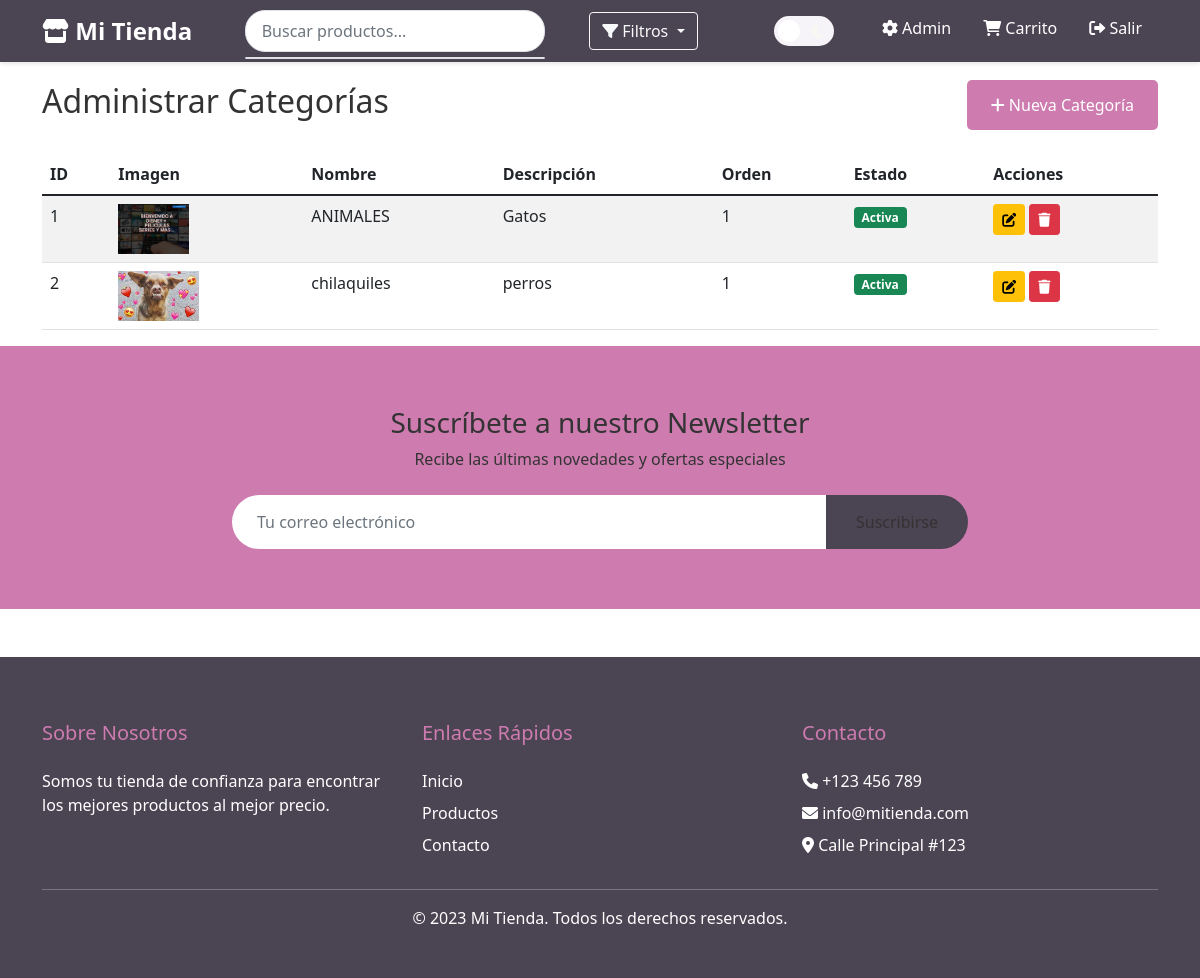
Page /admin/categories (signed in) on the committed database.
### models.py (models this page shows)
class Category(db.Model):
    __tablename__ = 'category'
    id = db.Column(db.Integer, primary_key=True)
    name = db.Column(db.String(100), nullable=False)
    image = db.Column(db.String(255))
    description = db.Column(db.Text)
    order = db.Column(db.Integer, default=0)  # Para ordenar las categorías
    is_active = db.Column(db.Boolean, default=True)

### app.py (the view)
@app.route('/admin/categories')
@login_required
def admin_categories():
    if not session.get('is_admin'):
        return redirect(url_for('index'))
    categories = Category.query.order_by(Category.order).all()
    return render_template('admin_categories.html', categories=categories)

### app.py (called while the page is built)
def login_required(f):
    @wraps(f)
    def decorated_function(*args, **kwargs):
        if 'user_id' not in session:
            flash('Por favor inicia sesión para acceder a esta página')
            return redirect(url_for('login'))
        return f(*args, **kwargs)
    return decorated_function

### templates/admin_categories.html (shortened to what this page needs)
{% extends 'base.html' %}
{% block content %}
<div class="container mt-4">
    <div class="d-flex justify-content-between align-items-center mb-4">
        <h2>Administrar Categorías</h2>
        <a href="{{ url_for('add_category') }}" class="btn btn-primary">
            <i class="fas fa-plus"></i> Nueva Categoría
        </a>
    </div>
    <div class="table-responsive">
        <table class="table table-striped">
            <thead>
                <tr>
                    <th>ID</th>
                    <th>Imagen</th>
                    <th>Nombre</th>
                    <th>Descripción</th>
                    <th>Orden</th>
                    <th>Estado</th>
                    <th>Acciones</th>
                </tr>
            </thead>
            <tbody>
                {% for category in categories %}
                <tr>
                    <td>{{ category.id }}</td>
                    <td>
                        {% if category.image %}
                            <img src="{{ url_for('static', filename='categories/' + category.image) }}"
                                 alt="{{ category.name }}" style="height: 50px;">
                        {% else %}
                            <span class="text-muted">Sin imagen</span>
                        {% endif %}
                    </td>
                    <td>{{ category.name }}</td>
                    <td>{{ category.description[:50] }}{% if category.description|length > 50 %}...{% endif %}</td>
                    <td>{{ category.order }}</td>
                    <td>
                        {% if category.is_active %}
                            <span class="badge bg-success">Activa</span>
                        {% else %}
                            <span class="badge bg-danger">Inactiva</span>
                        {% endif %}
                    </td>
                    <td>
                        <a href="{{ url_for('edit_category', id=category.id) }}"
                           class="btn btn-sm btn-warning">
                            <i class="fas fa-edit"></i>
                        </a>
                        <form action="{{ url_for('delete_category', id=category.id) }}"
                              method="POST" style="display: inline;">
                            <button type="submit" class="btn btn-sm btn-danger"
                                    onclick="return confirm('¿Estás seguro de eliminar esta categoría?')">
                                <i class="fas fa-trash"></i>
                            </button>
                        </form>
                    </td>
                </tr>
                {% endfor %}
            </tbody>
        </table>
    </div>
</div>
{% endblock %}

### static/style.css (style rules this page uses)
:root { --primary-color: #ce7bb0; --secondary-color: #a267ac; --accent-color: #6867ac; --dark-color: #4b4453; --light-color: #f6f4f9; --text-color: #333333; --bg-color: #ffffff; --navbar-bg: #4b4453; --card-bg: #ffffff; --border-color: #dee2e6; --navbar-text: #ffffff; }
body { padding-top: 56px; font-family: 'Segoe UI', Tahoma, Geneva, Verdana, sans-serif; background-color: var(--bg-color); color: var(--text-color); transition: all 0.3s ease; }
.btn-primary { background-color: var(--primary-color); border: none; padding: 0.8rem 1.5rem; border-radius: 5px; font-weight: 500; transition: all 0.3s; }

### rows in the picture
Category: id "1", image (picture), name "ANIMALES", description "Gatos", order "1", is_active "Activa"
Category: id "2", image (picture), name "chilaquiles", description "perros", order "1", is_active "Activa"
